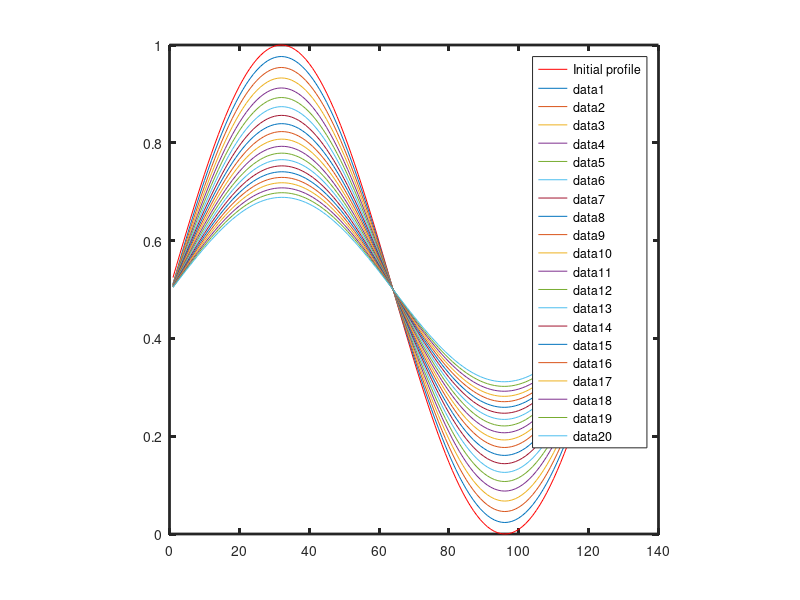

MATLAB code for this plot:
%
% Copyright (c) 2018, Vishal_S
% All rights reserved. Please read the "license.txt" for license terms.
%
% Project Title: Phase field modelling
% 
% Developer: Vishal S
% 
% Contact Info: vishalsubbu97@gmail.com
%
clf
clear

t  = cputime ;
%not dimensionalised numbers
delt = 0.001;
delx = 0.5;
D = 10.0;
alpha = D*delt/(delx*delx);
N = 128;
%initial conditions
% c(1) = C_0 and the remoining is 0.0
c = zeros(N,1);
c_t = zeros(N,1);
m =1 ;
for i =1:N
  c(i) = 0.5*(1 + sin(2*pi*m*i/N));
endfor


%plot the initial profile
plot (c, 'r-;Initial profile;');

%get handle
ax = gca ;
set(ax, "linewidth",2.0);
axis("square");

%hold the plot
hold on

% Compostion evolution
for k = 1:20 %this is for plotting
for j = 1:500
  c_t(1) = c(1)*(1-2*alpha) + alpha*(c(2) + c(N-1));
for i = 2:N-1
c_t(i) =  c(i)*(1 - 2*alpha) + alpha*(c(i-1) + c(i+1) );
endfor % ending i loop
c_t(N) = c(N)*(1-2*alpha) + alpha*(c(N-1) + c(2)); 
c = c_t;
endfor % ending j loop
plot (c )
endfor % ending k loop

% Save figure
print -depsc Explicit1D0CPBC.eps

printf('Total cpu time: %f seconds\n', cputime-t);
